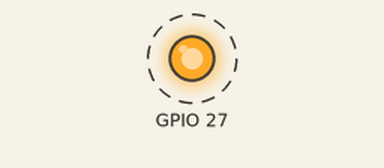
This sketch was run on a simulated ESP32. Parts: output pins drawn as LEDs (lit = HIGH). Dashed ring = blinking.

Above: at 0.5 s.
Timing chart, 0 to 4.6 s (numbered marks = the images above):
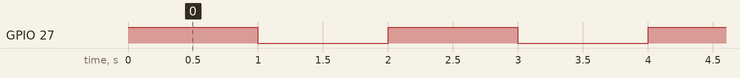

The sketch:

Beep_test.ino
```cpp
void setup() {
  // put your setup code here, to run once:
  pinMode(27,OUTPUT);
  Serial.begin(9600);
}

void loop() {
  // put your main code here, to run repeatedly:
      digitalWrite(27,HIGH);
      delay(1000);
      digitalWrite(27,LOW);
      delay(1000);
}
```

Measured:
- by itself, GPIO 27: alternates HIGH for 1.0 s and LOW for 1.0 s
